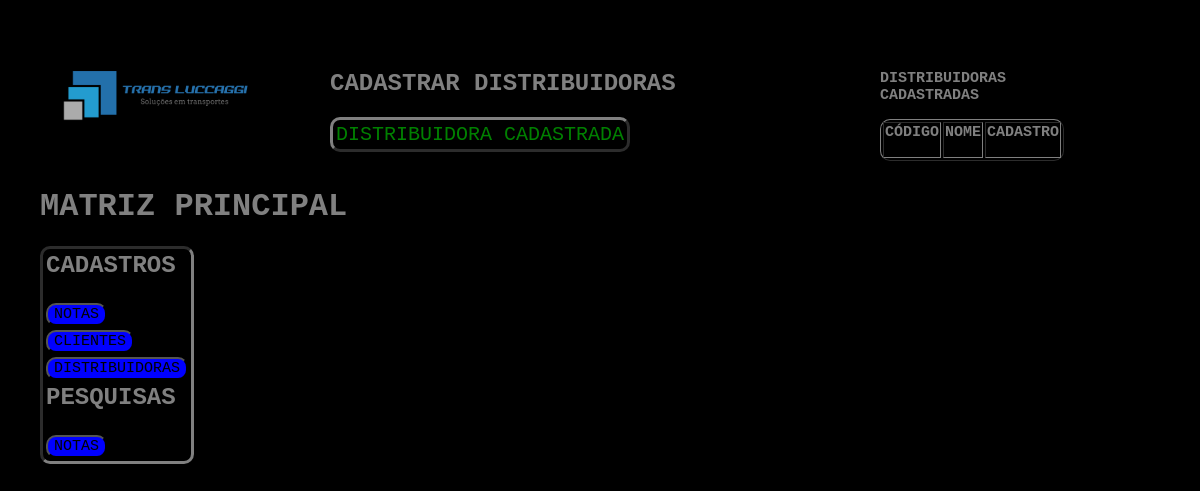
Before: /cadastro/cadastrar_distribuidoras.php with the older database file.
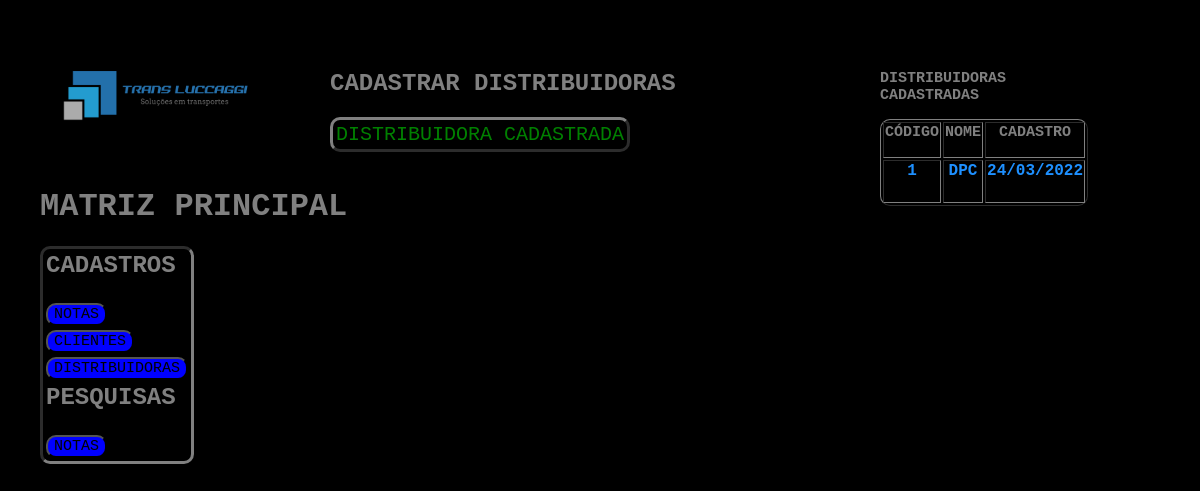
After: the same page with the newer database file.
### tables this page shows
CREATE TABLE `distribuidoras` (
  `codigo` int(11) NOT NULL,
  `nome` varchar(64) NOT NULL,
  `porcentagem` float NOT NULL,
  `cadastro` date NOT NULL
);

### connect.php (called while the page is built, shortened)
<?php
	$tab_dis = "distribuidoras";
 ?>

### cadastro/cadastrar_distribuidoras.php (the view, shortened to what this page needs)
<html>
	<head>
		<link href="..\estilo.css" rel="stylesheet">
	</head>
	<body>
		<menu>
			<a href="http://localhost/transluccaggi"><img src="..\imagem/logo.png" width=20%></a>
			<h1>MATRIZ PRINCIPAL</h1><p>
			<table class="tableb">
				<tr><td><h2>CADASTROS</h2></td></tr>
				<tr><td><a href="../cadastro/form_cadastrar_nfs.php"><button>NOTAS</button></a></td></tr>
				<tr><td><a href="../cadastro/form_cadastrar_clientes.php"><button>CLIENTES</button></a></td></tr>
				<tr><td><a href="../cadastro/form_cadastrar_distribuidoras.php"><button>DISTRIBUIDORAS</button></a></td></tr>
				<tr><td><h2>PESQUISAS</h2></td></tr>
				<tr><td><a href="../pesquisa/form_pesquisar_nfs.html"><button>NOTAS</button></a></td></tr>
			</table>
		</menu>
<?php
	require('../connect.php');
    $nom_dis = trim($_POST['nom_dis']);
	$sql = mysqli_query($conn,"SELECT * FROM $tab_dis WHERE `nome` = '$nom_dis'");
	$n = mysqli_num_rows($sql);
	if($n != 0)
	{
		?>
			<pag>
				<h2>CADASTRAR DISTRIBUIDORA</h2><p>
				<table>
					<tr>
						<td><h5>DISTRIBUIDORA JÁ CADASTARDA</h5></td>
					</tr>
				</table>
			</pag>
		<?php
	}
	else
	{
		?>
			<pag>
				<h2>CADASTRAR DISTRIBUIDORAS</h2><p>
				<table>
					<tr>
						<td><h7>DISTRIBUIDORA CADASTRADA</h7></td>
					</tr>
				</table>
			</pag>
		<?php
	}
?>
		<urd>
			<table border=1>
				<h3>DISTRIBUIDORAS CADASTRADAS</h3>
				<tr>
					<td><h3>CÓDIGO</h3></td>
					<td><h3>NOME</h3></td>
					<td><h3>CADASTRO</h3></td>
				</tr>
				<?php   require('..\connect.php');
				$sql = mysqli_query($conn,"SELECT * FROM $tab_dis ORDER BY `codigo` DESC LIMIT 5");
				$n = mysqli_num_rows($sql);
				$i=0;
					while($i!=$n)
					{
						$vn = mysqli_fetch_array($sql);	?>
								<tr>
									<td><h4><nobr><?php echo $vn['codigo'];   ?><nobr></h4></td>
									<td><h4><nobr><?php echo $vn['nome'];    ?><nobr></h4></td>
									<td><h4><nobr><?php echo date( 'd/m/Y' , strtotime( $vn['cadastro']));    ?><nobr></h4></td>
								</tr>
						<?php   $i = $i + 1;
					}   ?>
			</table>
		</urd>
	</body>
</html>

### estilo.css (style rules this page uses)
body { background-color: black; }
h1, h2 { color: gray; font-family: OCR A Std, monospace; }
h3 { color:gray; font-family: OCR A Std, monospace; font-size: 15px; }
h4 { color:dodgerblue; font-family:OCR A Std, monospace; }
h7 { color:green; font-family:OCR A Std, monospace; font-size: 20px; }
button { background-color: blue; font-family: OCR A Std, monospace; font-size: 15px; border-radius: 10px; }
menu { position:absolute; top:10px; left:0px; }
pag { position:absolute; top:50px; left:330px; }
urd { position:absolute; top:5px; left:550px; }
table { align-items: center; text-align: center; border-style: outset; border-radius: 10px; border-color:gray; padding: 0%; }
.tableb { align-items: left; text-align: left; border-style: inset; border-radius: 10px; border-color:gray; }

Changed rows visible on the page:
added distribuidoras: codigo "1", nome "DPC", cadastro "24/03/2022"
